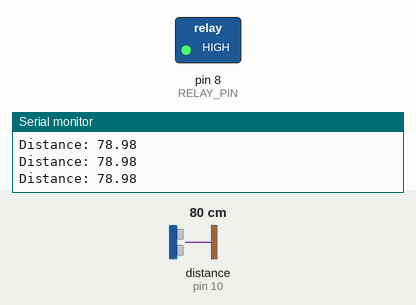
Recording of a sketch running on a simulated Arduino Uno, built with avr-gcc and run on an emulated ATmega328P. On the bench: switched loads named in the sketch (green lamp = pin HIGH), the last lines printed to the serial monitor. Wiring (inferred from the names in the program): ultrasonic range finder: trigger pin 9; echo pin 10. The test bench sets the inputs (shaded band); at power-on: distance to the obstacle (sensor on pin 10) 80 cm. The echo pulse lasts 58.3 µs per cm; pins used as bus, display or sensor lines are not drawn.

Above: at 1.2 s.
1.3 s: distance to the obstacle (sensor on pin 10) set to 18 cm
2.8 s: distance to the obstacle (sensor on pin 10) set to 13 cm
At 3.5 s:
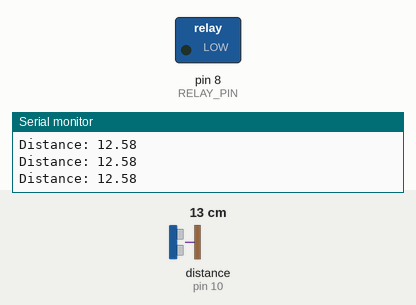
4.3 s: distance to the obstacle (sensor on pin 10) set to 35 cm
At 5.3 s:
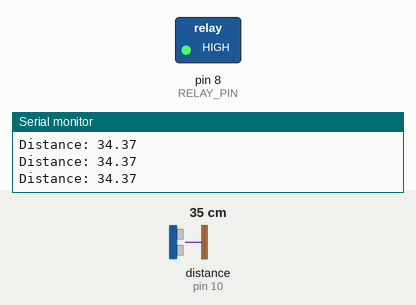
5.9 s: distance to the obstacle (sensor on pin 10) set to 2 cm
At 7.3 s:
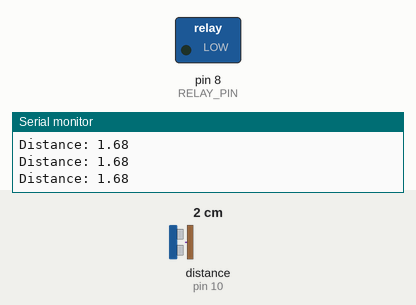
Timing chart, 0 to 8.5 s (numbered marks = the images above; inputs shaded):
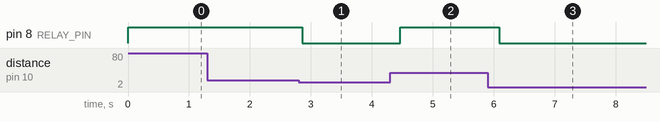

The sketch:

Hand_Detection.ino
```cpp
#define TRIG_PIN 9
#define ECHO_PIN 10
#define RELAY_PIN 8

void setup() {
  pinMode(TRIG_PIN, OUTPUT);
  pinMode(ECHO_PIN, INPUT);
  pinMode(RELAY_PIN, OUTPUT);
  digitalWrite(RELAY_PIN, HIGH); // Turn OFF relay initially
  Serial.begin(9600);
}

void loop() {
  // Send trigger pulse
  digitalWrite(TRIG_PIN, LOW);
  delayMicroseconds(2);
  digitalWrite(TRIG_PIN, HIGH);
  delayMicroseconds(10);
  digitalWrite(TRIG_PIN, LOW);

  // Read echo time
  long duration = pulseIn(ECHO_PIN, HIGH);
  float distance = duration * 0.034 / 2;

  Serial.print("Distance: ");
  Serial.println(distance);

  if (distance < 15) {
    digitalWrite(RELAY_PIN, LOW); // Turn ON relay
  } else {
    digitalWrite(RELAY_PIN, HIGH); // Turn OFF relay
  }

  delay(200);
}
```

Measured:
- the behaviour switches between 16 and 15 cm on distance to the obstacle (sensor on pin 10) (found by bisection; images 0 and 1)
- after the input at 2.8 s, pin 8 (RELAY_PIN): HIGH → LOW after 0.06 s
- after the input at 4.3 s, pin 8 (RELAY_PIN): LOW → HIGH after 0.17 s
- after the input at 5.9 s, pin 8 (RELAY_PIN): HIGH → LOW after 0.19 s
